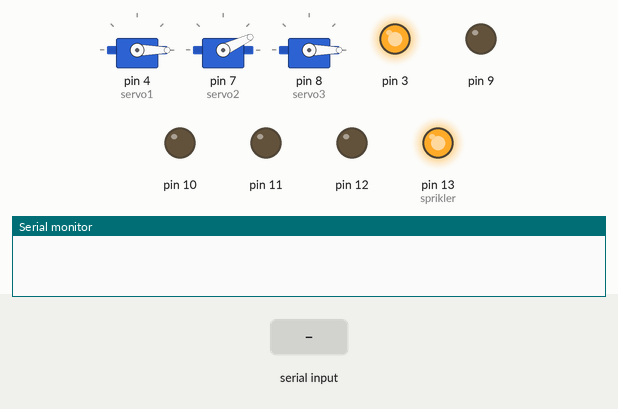
Recording of a sketch running on a simulated Arduino Uno, built with avr-gcc and run on an emulated ATmega328P. Shown: 3 × servo, output pins drawn as LEDs (lit = HIGH), the last lines printed to the serial monitor. The inputs (shaded band) are chosen by the test bench.

Above: at 3.2 s.
3.3 s: "F" received over Serial
At 4.4 s:
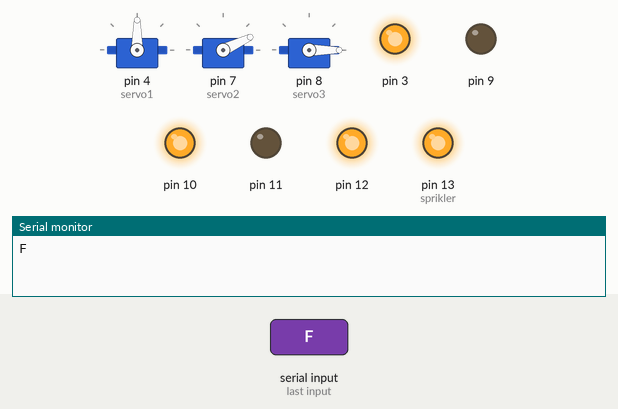
4.8 s: "B" received over Serial
At 6.0 s:
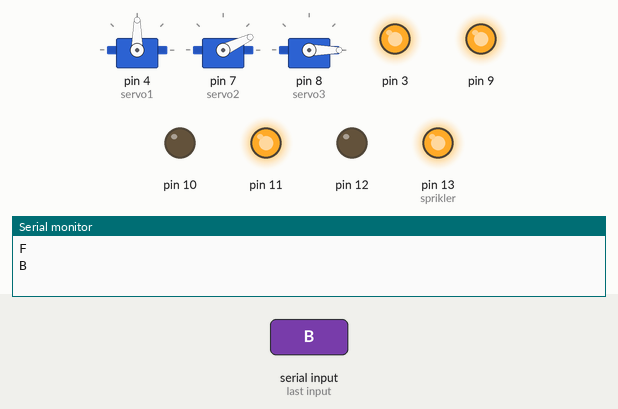
6.3 s: "R" received over Serial
At 7.1 s:
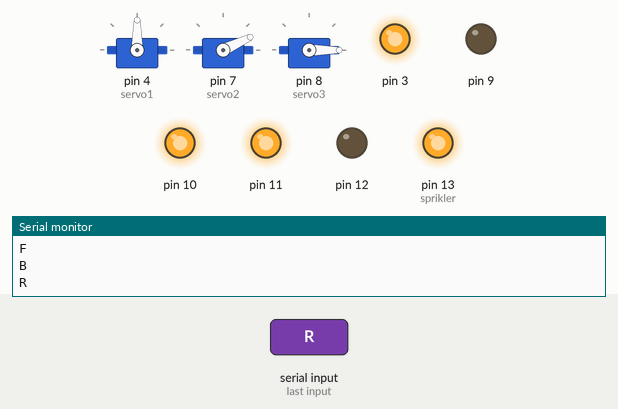
7.8 s: "L" received over Serial
At 8.2 s:
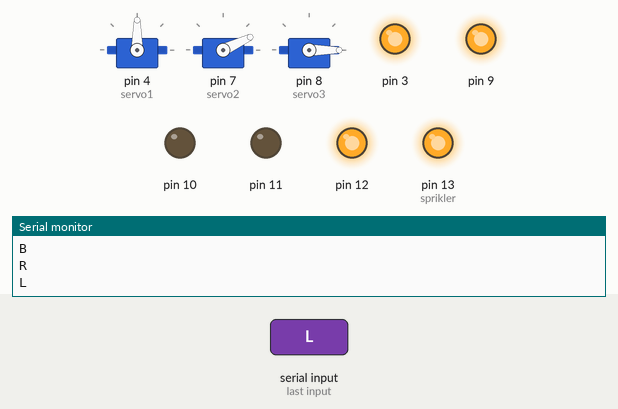
9.3 s: "S" received over Serial
At 10.5 s:
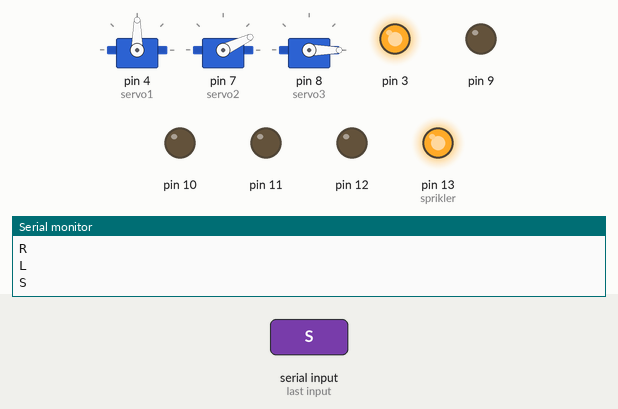
10.8 s: "W" received over Serial
At 11.7 s:
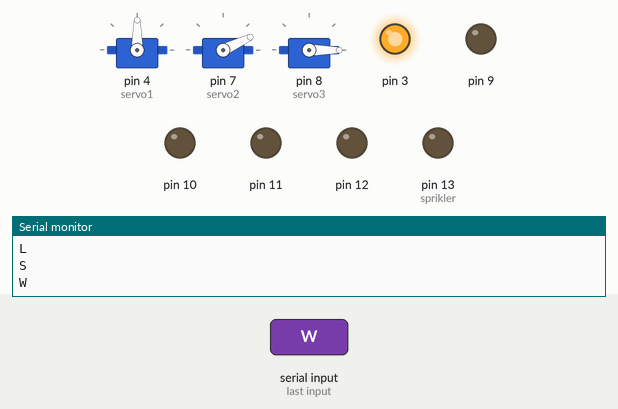
Timing chart, 0 to 13.3 s (numbered marks = the images above; inputs shaded):
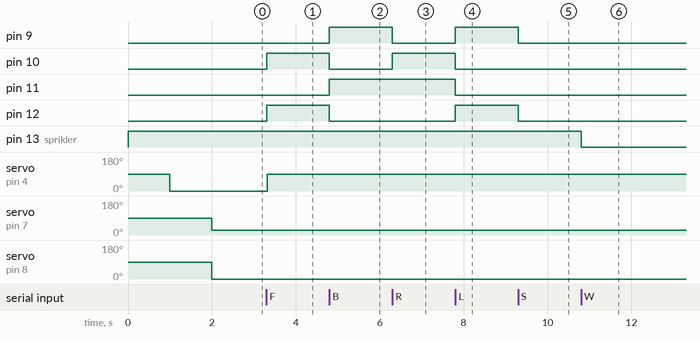

The sketch:

Bluetooth_agriculture.ino
```cpp
#include <Servo.h>
Servo servo1;
Servo servo2;
Servo servo3;
int i = 0;
const int sprikler = 13;
const int seeding = 4;
#define in1 = 12
#define in2 = 11
#define in3 = 10
#define in4 = 9

void setup() {
  Serial.begin(9600);
  servo1.attach(4);
  servo2.attach(7);
  servo3.attach(8);
  pinMode(9, OUTPUT);
  pinMode(10, OUTPUT);
  pinMode(11, OUTPUT);
  pinMode(12, OUTPUT);
  pinMode(13, OUTPUT);
  pinMode(3, OUTPUT);
  digitalWrite(3,HIGH);
  digitalWrite(13,HIGH);
  servo1.write(90);
    delay(1000);
  servo1.write(0);
  delay(1000);
  servo2.write(25);
  servo3.write(0);
}

void loop() {


    // BLUETOOTH
  if (Serial.available() > 0) {
    char inputvalue = char(Serial.read());
    Serial.println(inputvalue);

    if (inputvalue == 'F') {

      servo1.write(0);
      delay(10);
      digitalWrite(12, HIGH);
      digitalWrite(11, LOW);
      digitalWrite(10, HIGH);
      digitalWrite(9, LOW);
      delay(10);
      servo1.write(15);
    }
    // delay(25);
  //servo1.write(0);

    else if (inputvalue == 'B') {
      // delay(5);
     servo1.write(0);
      // delay(5);
      digitalWrite(12, LOW);
      digitalWrite(11, HIGH);
      digitalWrite(10, LOW);
      digitalWrite(9, HIGH);
      // delay(5);
      //
      // delay(5);
    }
     servo1.write(90);
     if (inputvalue == 'R') {
      digitalWrite(12, LOW);
      digitalWrite(11, HIGH);
      digitalWrite(10, HIGH);
      digitalWrite(9, LOW);
    }

    else if (inputvalue == 'L') {
      digitalWrite(12, HIGH);
      digitalWrite(11, LOW);
      digitalWrite(10, LOW);
      digitalWrite(9, HIGH);
    }

    else if (inputvalue == 'G') {
      digitalWrite(12, LOW);
      digitalWrite(11, HIGH);
      digitalWrite(10, HIGH);
      digitalWrite(9, LOW);
    }

    else if (inputvalue == 'I') {
      digitalWrite(12, HIGH);
      digitalWrite(11, LOW);
      digitalWrite(10, LOW);
      digitalWrite(9, HIGH);
    }

    else if (inputvalue == 'S') {
      digitalWrite(12, LOW);
      digitalWrite(11, LOW);
      digitalWrite(10, LOW);
      digitalWrite(9, LOW);
    }
    //SPRINKLER
    else if (inputvalue == 'W') {
     digitalWrite(sprikler,LOW);
     delay(1000);

    }
    else if (inputvalue == 'w') {
     digitalWrite(sprikler,HIGH);
     delay(1000);

    }
    //soil moisture
    else if (inputvalue == 'U') {
      delay(1000);
      servo2.write(5);
      delay(1000);

    }
    else if (inputvalue == 'u') {
      delay(1000);
      servo2.write(25);
      delay(1000);
    }
    //SEED
     else if (inputvalue == 'V') {
      delay(1000);
     digitalWrite(3,LOW);
     delay(1000);
    for (i = 0; i < 30; i++) {
    servo3.write(i);
    delay(10);

  }


    }
     else if (inputvalue == 'v') {
      delay(1000);
    digitalWrite(3,HIGH);
    delay(1000);
    for (i = 30; i > 0; i--) {
    servo3.write(i);
    delay(10);

  }

    }

  }
}
```

Measured:
- after the input at 3.3 s, pin 10, pin 12: LOW → HIGH at once; servo on pin 4 (servo1): 0° → 90° at once
- after the input at 4.8 s, pin 9, pin 11: LOW → HIGH at once; pin 10, pin 12: HIGH → LOW at once
- after the input at 6.3 s, pin 9: HIGH → LOW at once; pin 10: LOW → HIGH at once
- after the input at 7.8 s, pin 9, pin 12: LOW → HIGH at once; pin 10, pin 11: HIGH → LOW at once
- after the input at 9.3 s, pin 9, pin 12: HIGH → LOW at once
- after the input at 10.8 s, pin 13 (sprikler): HIGH → LOW at once
